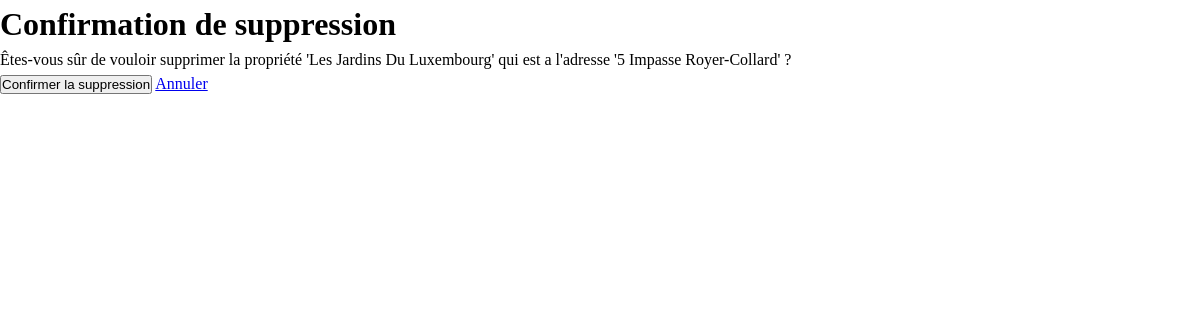
Page /Projet_Production_Site_Immobilier_Elitehomes/production_groupe_10/supression_logement.php?property_id=12 (signed in) on the committed database.
### tables this page shows
CREATE TABLE IF NOT EXISTS `properties` (
  `id` int(11) NOT NULL AUTO_INCREMENT,
  `name` varchar(255) DEFAULT NULL,
  `position` varchar(255) DEFAULT NULL,
  `district` varchar(50) NOT NULL,
  `capacity` int(11) DEFAULT NULL,
  `includedServices` varchar(255) DEFAULT NULL,
  `price` decimal(10,2) DEFAULT NULL,
  `availability` varchar(255) DEFAULT NULL,
  `category` varchar(255) DEFAULT NULL,
  `caracteristique` varchar(255) DEFAULT NULL,
  `surface` decimal(10,2) DEFAULT NULL,
  PRIMARY KEY (`id`)
);

### Projet_Production_Site_Immobilier_Elitehomes/production_groupe_10/supression_logement.php (the view, shortened to what this page needs)
<?php
$nom_bdd = 'elitehomes';
$admin = 'root';
$mdp = '';
try {
    $pdo = new PDO("mysql:host=localhost;dbname=$nom_bdd", $admin, $mdp);
    $pdo->setAttribute(PDO::ATTR_ERRMODE, PDO::ERRMODE_EXCEPTION);
} catch (PDOException $e) {
    echo "Erreur : " . $e->getMessage();
    exit();
}
if (isset($_GET['property_id'])) {
    $property_id = $_GET['property_id'];
    $sql = "SELECT * FROM properties WHERE id=:property_id";
    $requete = $pdo->prepare($sql);
    $requete->bindParam(':property_id', $property_id);
    $requete->execute();
    $property = $requete->fetch(PDO::FETCH_ASSOC);
} else {
    header("Location: administrateur.php");
    exit();
}
?>
<!DOCTYPE html>
<html>
<head>
    <link rel="stylesheet" href="./css/style.css">
    <link rel="stylesheet" href="./css/header.css">
    <link rel="stylesheet" href="./css/footer.css">
</head>
<body>
    <h1>Confirmation de suppression</h1>
    <p>Êtes-vous sûr de vouloir supprimer la propriété '<?php echo $property['name']; ?>' qui est a l'adresse '<?php echo $property['position']; ?>' ?</p>
    <form action="supression_logement.php" method="GET">
        <button type="submit">Confirmer la suppression</button>
        <a href="liste_logement.php">Annuler</a>
    </form>
</body>
</html>

### Projet_Production_Site_Immobilier_Elitehomes/production_groupe_10/css/style.css (style rules this page uses)
:root { --noir: #000000; --marron-fonce: #704E2E; --sable: #C9A769; --blanc-casse: #F5EFE0; --blanc: #FFFFFF; }

### Projet_Production_Site_Immobilier_Elitehomes/production_groupe_10/css/header.css (style rules this page uses)
* { padding:0; margin: 0; box-sizing: border-box; }

### Projet_Production_Site_Immobilier_Elitehomes/production_groupe_10/css/footer.css (style rules this page uses)
body { line-height: 1.5; }
* { margin:0; padding:0; box-sizing: border-box; }

### rows in the picture
properties: name "Les Jardins Du Luxembourg", position "5 Impasse Royer-Collard"
